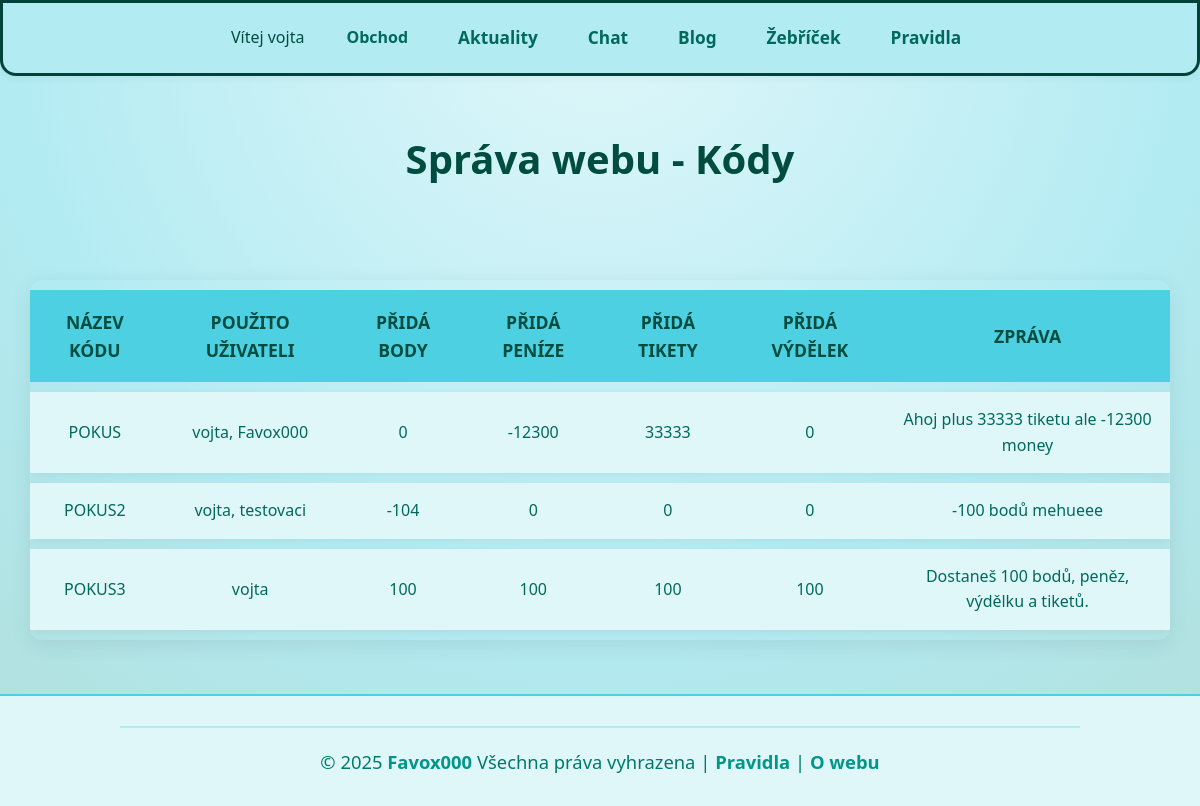
The app's page /sprava-webu/kody/ (signed in) with its own data.
### account/models.py (models this page shows, shortened)
class Codes(models.Model):
    name = models.CharField(max_length=100, verbose_name="Kódu")
    used_by = models.ManyToManyField(User, related_name='used_items', blank=True)
    add_points = models.IntegerField(default=0, verbose_name="Kolik přidá bodů")
    add_money = models.IntegerField(default=0, verbose_name="Kolik přidá peněz")
    add_golden_tickets = models.IntegerField(default=0, verbose_name="kolik přidá tiketů")
    add_earn = models.IntegerField(default=0, verbose_name="Kolik přidá výdělek")
    message = models.TextField(blank=True, null=True, verbose_name="Zpráva co kód vypíše")
    class Meta:
        verbose_name_plural = "Codes"

### website_management/views.py (the view)
# urls.py: path("kody/", views.codes, name="codes"),
@staff_member_required
def codes(request):
    return render(request, "website_management/codes.html", {
        "codes": Codes.objects.all()
    })

### website_management/templates/website_management/codes.html (shortened to what this page needs)
{% extends "base.html" %}
{% load static %}
{% block content %}
    <h1>Správa webu - Kódy</h1>
    <div class="container">
        <table>
        <thead>
            <tr>
                <th>Název kódu</th>
                <th>Použito uživateli</th>
                <th>Přidá body</th>
                <th>Přidá peníze</th>
                <th>Přidá tikety</th>
                <th>Přidá výdělek</th>
                <th>Zpráva</th>
            </tr>
        </thead>
        <tbody>
            {% for code in codes %}
            <tr>
                <td>{{ code.name }}</td>
                <td>
                    {% if code.used_by.all %}
                        {{ code.used_by.all|join:", " }}
                    {% else %}
                        &ndash;
                    {% endif %}
                </td>
                <td>{{ code.add_points }}</td>
                <td>{{ code.add_money }}</td>
                <td>{{ code.add_golden_tickets }}</td>
                <td>{{ code.add_earn }}</td>
                <td>{{ code.message }}</td>
            </tr>
            {% empty %}
            <tr>
                <td colspan="7">Žádné kódy nejsou k dispozici.</td>
            </tr>
            {% endfor %}
        </tbody>
        </table>
    </div>
{% endblock content %}

### templates/base.html (shortened to what this page needs)
{% load static %}
<!DOCTYPE html>
<html lang="cz">
<head>
    <link rel="stylesheet" href="{% static 'global.css' %}">
    <link rel="stylesheet" href="{% static 'navigation.css' %}">
</head>
<body>
    <header>
        <nav>
            <ul>
                {% if user.is_authenticated %}
                    <li class="user-menu">
                        <span class="welcome-message">Vítej {{ user.username }}</span>
                    </li>
                    <li class="shop_menu">
                        <span>Obchod</span>
                    </li>
                    <li><a href="{% url 'news' %}">Aktuality</a></li>
                    <li><a href="{% url 'chat' %}">Chat</a></li>
                {% else %}
                    <li><a href="{% url 'login' %}">Přihlášení</a></li>
                    <li><a href="{% url 'register' %}">Registrace</a></li>
                {% endif %}
                    <li><a href="{% url 'all_post' %}">Blog</a></li>
                    <li><a href="{% url 'ranking' %}">Žebříček</a></li>
                    <li><a href="{% url 'rules' %}">Pravidla</a></li>
            </ul>
        </nav>
    </header>
    <main>
        {% block content %}{% endblock content %}
    </main>
    <footer>
        <hr>
        <p>© 2025 <a href="{% url 'profile_page' slug='Favox000' %}">Favox000</a> Všechna práva vyhrazena | <a href="{% url 'rules' %}">Pravidla </a> | <a href="">O webu</a></p>
    </footer>
</body>
</html>

### static/global.css (style rules this page uses)
html, body { height: 100%; min-height: 100%; margin: 0; padding: 0; }
body { min-height: 100vh; display: flex; flex-direction: column; margin: 0; padding: 0; background: radial-gradient(circle at top, #e0f7fa 0%, #b2ebf2 60%, #b2dfdb 100%); font-family: 'Segoe UI', -apple-system, BlinkMacSystemFont, "Segoe UI", Roboto, Oxygen-Sans, Ubuntu, Cantarell, "Helvetica Neue", sans-serif; color: #004d40; line-height: 1.6; align-items: center; }
main { flex: 1 0 auto; width: 100%; display: flex; flex-direction: column; align-items: center; }
.container { max-width: 1400px; width: 100%; padding: 30px; border-radius: 15px; margin-top: 24px; margin-bottom: 24px; box-sizing: border-box; }
h1 { text-align: center; font-weight: 800; margin-bottom: 15px; color: #004d40; font-size: 2.5em; }
p { text-align: center; font-size: 1.15em; margin-bottom: 20px; color: #00796b; max-width: 700px; margin-left: auto; margin-right: auto; }
table { width: 100%; border-collapse: separate; border-spacing: 0 10px; box-shadow: 0 5px 20px rgba(44, 62, 80, 0.1); border-radius: 12px; overflow: hidden; margin-top: 20px; }
thead { background: #4dd0e1; border-bottom: 3px solid #004d40; }
thead th { color: #004d40; font-weight: 700; padding: 18px 15px; text-align: center; font-size: 1.1em; text-transform: uppercase; }
tbody tr { background: #e0f7fa; transition: background 0.3s ease, transform 0.2s ease; border-radius: 8px; box-shadow: 0 2px 8px rgba(0, 0, 0, 0.05); }
tbody td { padding: 15px 10px; text-align: center; font-size: 1em; color: #00695c; vertical-align: middle; }
footer { width: 100%; background: #e0f7fa; border-top: 2px solid #4dd0e1; padding: 22px 0 10px 0; text-align: center; font-size: 1em; color: #00695c; margin-top: auto; box-sizing: border-box; position: relative; z-index: 10; }
footer hr { border: none; border-top: 2px solid #b2ebf2; margin-bottom: 18px; width: 80%; margin-left: auto; margin-right: auto; }
footer a { color: #009688; text-decoration: none; font-weight: 600; transition: color 0.2s; }

### static/navigation.css (style rules this page uses)
header { background: #b2ebf2; border-radius: 0 0 16px 16px; box-shadow: 0 2px 8px rgba(44, 62, 80, 0.06); margin-bottom: 24px; border: #01423a 3px solid; width: 100%; max-width: 100%; box-sizing: border-box; }
nav ul { display: flex; justify-content: center; align-items: center; gap: 18px; list-style: none; padding: 16px 0; margin: 0; }
nav ul li { display: flex; align-items: center; min-width: 0; margin: 0; padding: 0; }
nav ul li a, nav ul li form button { color: #00695c; text-decoration: none; font-weight: 600; font-size: 1.08em; padding: 6px 16px; border-radius: 8px; background: none; border: none; cursor: pointer; transition: background 0.2s, color 0.2s; display: inline-block; font-family: inherit; line-height: 1.5; vertical-align: middle; height: auto; margin: 0; appearance: none; outline: none; box-shadow: none; }
.user-menu { position: relative; display: inline-block; }
.welcome-message { cursor: pointer; padding: 8px; }
.shop_menu { position: relative; cursor: pointer; padding: 6px 16px; font-weight: 600; color: #00695c; border-radius: 8px; transition: background 0.2s, color 0.2s; user-select: none; }

### records on screen
Codes: name "POKUS", used_by.all "vojta, Favox000", add_points "0", add_money "-12300", add_golden_tickets "33333", add_earn "0", message "Ahoj plus 33333 tiketu ale -12300 money"
Codes: name "POKUS2", used_by.all "vojta, testovaci", add_points "-104", add_money "0", add_golden_tickets "0", add_earn "0", message "-100 bodů mehueee"
Codes: name "POKUS3", used_by.all "vojta", add_points "100", add_money "100", add_golden_tickets "100", add_earn "100", message "Dostaneš 100 bodů, peněz, výdělku a tiketů."

### other values on screen
{{ user.username }} "vojta"
